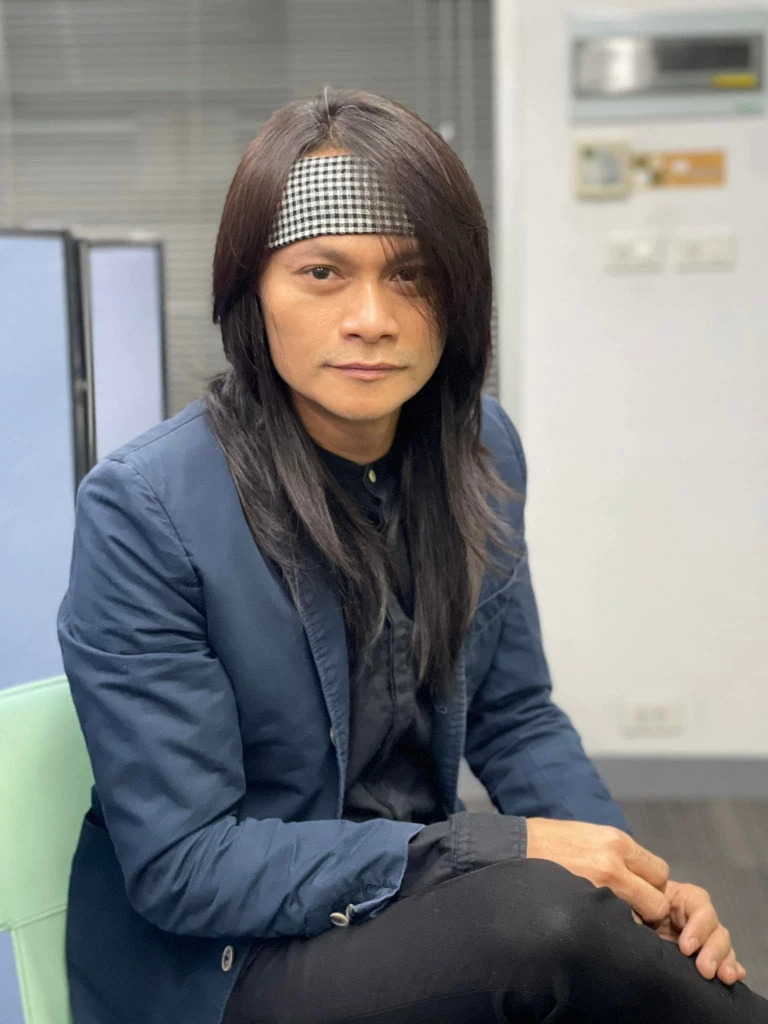
#> input picture images/peesaderd.jpg, 768 x 1024 px, found by its file name
$ python lab1-2-1.py
#> lines starting #> are read from the running program, lines starting #| are printed output that depends on the picture
import cv2
import matplotlib.pyplot as plt

# Read the image using OpenCV
image = cv2.imread(".images/peesaderd.jpg")
#> image is the input picture: shape (1024, 768, 3); mean B, G, R 127, 126.6, 125.8

fig, axs = plt.subplots(4, 4, figsize=(6, 3))

axs[0,0].imshow(cv2.cvtColor(image,cv2.COLOR_BGR2RGB))
axs[0,0].set_title("RGB",fontsize=8)
axs[0,0].axis("off")

axs[0,1].imshow(image[:,:,0], cmap = 'gray')
axs[0,1].set_title("R",fontsize=8)
axs[0,1].axis("off")

axs[0,2].imshow(image[:,:,1], cmap = 'gray')
axs[0,2].set_title("G",fontsize=8)
axs[0,2].axis("off")

axs[0,3].imshow(image[:,:,2], cmap = 'gray')
axs[0,3].set_title("B",fontsize=8)
axs[0,3].axis("off")

image_HSV = cv2.cvtColor(image,cv2.COLOR_BGR2HSV)
#> image_HSV: shape (1024, 768, 3); mean H, S, V 63.8, 53.7, 138.4

axs[1,0].imshow(image_HSV)
axs[1,0].set_title("HSV",fontsize=8)
axs[1,0].axis("off")

axs[1,1].imshow(image_HSV[:,:,0], cmap = 'gray')
axs[1,1].set_title("H",fontsize=8)
axs[1,1].axis("off")

axs[1,2].imshow(image_HSV[:,:,1], cmap = 'gray')
axs[1,2].set_title("S",fontsize=8)
axs[1,2].axis("off")

axs[1,3].imshow(image_HSV[:,:,2], cmap = 'gray')
axs[1,3].set_title("V",fontsize=8)
axs[1,3].axis("off")

image_HLS = cv2.cvtColor(image,cv2.COLOR_BGR2HLS)
#> image_HLS: shape (1024, 768, 3); mean of channels 0, 1, 2 63.7, 127.1, 50.8

axs[2,0].imshow(image_HLS)
axs[2,0].set_title("HLS",fontsize=8)
axs[2,0].axis("off")

axs[2,1].imshow(image_HLS[:,:,0], cmap = 'gray')
axs[2,1].set_title("H",fontsize=8)
axs[2,1].axis("off")

axs[2,2].imshow(image_HLS[:,:,1], cmap = 'gray')
axs[2,2].set_title("L",fontsize=8)
axs[2,2].axis("off")

axs[2,3].imshow(image_HLS[:,:,2], cmap = 'gray')
axs[2,3].set_title("S",fontsize=8)
axs[2,3].axis("off")

image_YCrCb = cv2.cvtColor(image,cv2.COLOR_BGR2YCrCb)
#> image_YCrCb: shape (1024, 768, 3); mean of channels 0, 1, 2 126.4, 127.6, 128.4

axs[3,0].imshow(image_YCrCb)
axs[3,0].set_title("YCrCb",fontsize=8)
axs[3,0].axis("off")

axs[3,1].imshow(image_YCrCb[:,:,0], cmap = 'gray')
axs[3,1].set_title("Y",fontsize=8)
axs[3,1].axis("off")

axs[3,2].imshow(image_YCrCb[:,:,1], cmap = 'gray')
axs[3,2].set_title("Cr",fontsize=8)
axs[3,2].axis("off")

axs[3,3].imshow(image_YCrCb[:,:,2], cmap = 'gray')
axs[3,3].set_title("Cb",fontsize=8)
axs[3,3].axis("off")
plt.show()
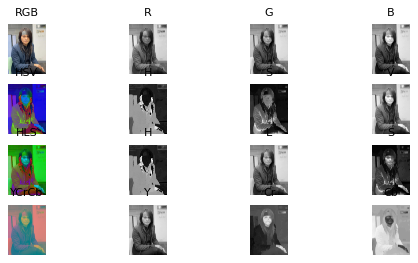
#> figure drawn by matplotlib, 16 panels
